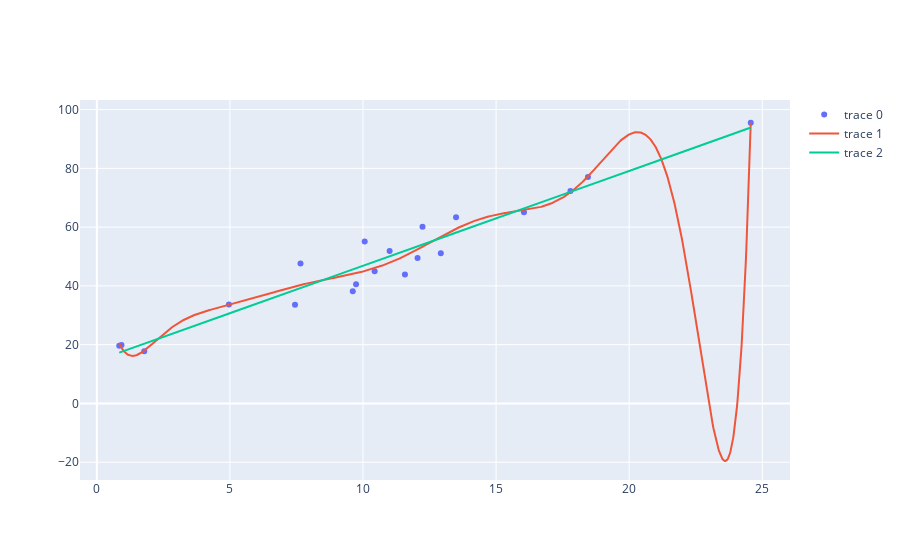

Source (notebook cell):
### Code cell
fig = go.Figure()

fig.add_scatter(x=x, y=y, mode='markers')
fig.add_scatter(x=x_pred_pol, y=y_pred_pol)
fig.add_scatter(x=x_pred_lin, y=y_pred_lin)

### Figure 1 — Plotly figure (JSON) as saved in the notebook; plotly's stock layout.template omitted (floating-point values rounded to 4 significant figures; data arrays with more than 128 entries replaced by an {"elided": "..."} marker saying what was removed)
{"data": [{"mode": "markers", "type": "scatter", "x": [0.9258, 12.24, 17.79, 10.44, 12.92, 9.616, 13.5, 24.57, 18.45, 7.652, 4.963, 11.58, 10.06, 16.05, 1.783, 0.8425, 12.05, 9.739, 11.0, 7.446], "y": [19.93, 60.16, 72.27, 45.02, 51.14, 38.16, 63.4, 95.52, 77.05, 47.62, 33.67, 43.84, 55.08, 65.06, 17.77, 19.62, 49.51, 40.56, 51.84, 33.57]}, {"type": "scatter", "x": {"elided": "1000 float values"}, "y": {"elided": "1000 float values"}}, {"type": "scatter", "x": {"elided": "1000 float values"}, "y": {"elided": "1000 float values"}}], "layout": {}}
